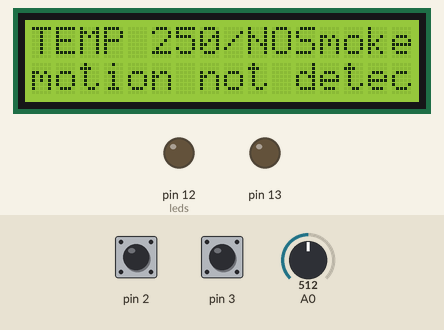
Simulated run of this sketch. Board: Arduino Uno, built with avr-gcc and run on an emulated ATmega328P. Parts: 16×2 character LCD, output pins drawn as LEDs (lit = HIGH). Inputs (shaded band) come from the test bench; at power-on: pin 2 HIGH, pin 3 HIGH, A0 = 512. The modem accepts every AT command (registered, SIM ready, sends succeed) and sends nothing else; what the sketch prints to the serial monitor is not drawn.

Above: at 17.1 s.
17.2 s: pin 2 pulled LOW for 0.15 s
At 19.2 s:
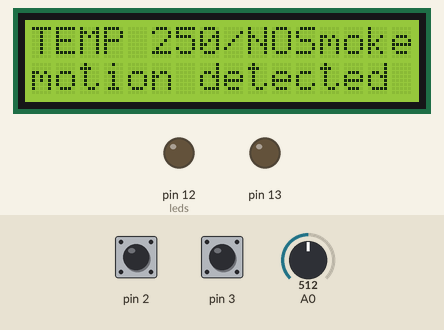
20.3 s: pin 3 pulled LOW for 3.2 s
At 23.5 s:
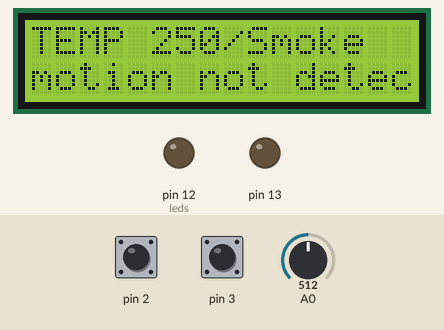
25.5 s: A0 set to 716
At 28.4 s:
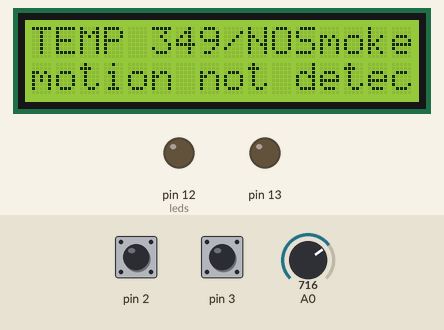
28.5 s: pin 2 pulled LOW for 1 s
At 30.8 s:
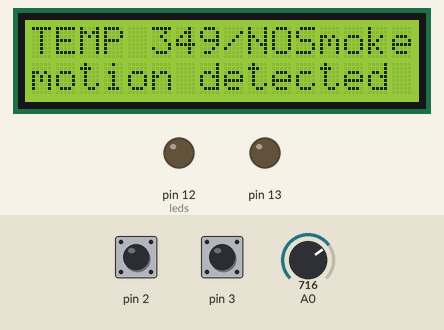
32.5 s: A0 set to 900
35.5 s: pin 3 pulled LOW for 1 s
At 36.6 s:
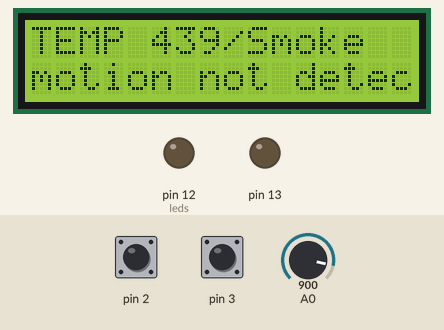
Timing chart, 0 to 38.5 s (numbered marks = the images above; inputs shaded):
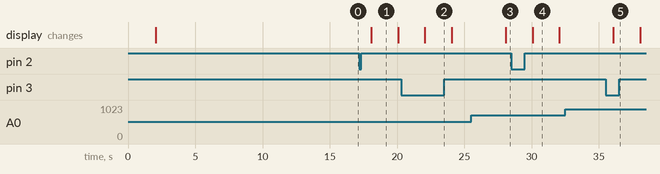

The sketch:

1_Code_in_Arduino_IDE.ino
```cpp
#include <LiquidCrystal.h>
#include <avr/io.h>
#include <avr/interrupt.h>
#include <SoftwareSerial.h>
#define buad 115200
SoftwareSerial ESP01(11, 10);
bool TempFlagWebPage = false;
char* LCD_INFO_PIR;
char* LCD_INFO_Smoke;
bool PIR_Flag_Detection = false;
bool Smoke_Flag_Detecton = false;
// Initialize the library with the numbers of the interface pins
LiquidCrystal lcd(8, 9, 4, 5, 6, 7);
void Timer0_Delay1ms() {
  TCCR0A |= (1 << WGM01);  // CTC
  TCCR0B |= 0x03;          //64 prescale
  OCR0A = 250;
  while ((TIFR0 & (1 << OCF0A)) == 0)
    ;
  TCCR0B = 0;
  TIFR0 = (1 << OCF0A);
}

bool Timer0_Delay_ms(int ms) {
  for (int i = 0; i < ms; i++) {
    Timer0_Delay1ms();
  }
  return true;
}


void Timer1_Init_Interrupt() {
  // Set up Timer 1 to generate an interrupt every 2 seconds
  cli();       // Disable interrupts . 34an kant btr34
  TCCR1A = 0;  // Set Timer 1 to normal mode
  TCCR1B = 0;  // Clear Timer 1 prescaler settings
  OCR1AH = 0x7A;
  OCR1AL = 0x12;                        // Set Timer 1 compare match value to 2 seconds
  TCCR1B |= (1 << WGM12);               // Set Timer 1 to CTC mode
  TCCR1B |= (1 << CS12) | (1 << CS10);  // Set Timer 1 prescaler to 1024
  TIMSK1 |= (1 << OCIE1A);              // Enable Timer 1 interrupt
  sei();                                // Enable interrupts
}

ISR(TIMER1_COMPA_vect)  // Timer 1 Compare Match A ISR
{
  LCD_Output(PIR_READ_LCD(), Analog_Read(0), Smoke_READ_LCD());
  PIR_Flag_Detection = false;
}


char* PIR_READ_LCD() {
  if (PIR_Flag_Detection) {
    LCD_INFO_PIR = "motion detected";
  } else {
    LCD_INFO_PIR = "motion not detected";
  }
  return LCD_INFO_PIR;
}
char* Smoke_READ_LCD() {
  if (Smoke_Flag_Detecton) {
    LCD_INFO_Smoke = "Smoke";
  } else {
    LCD_INFO_Smoke = "NOSmoke";
  }
  return LCD_INFO_Smoke;
}

ISR(INT0_vect) {
  PIR_Flag_Detection = true;
}
ISR(INT1_vect) {
  if (Smoke_Flag_Detecton) {
    Smoke_Flag_Detecton = false;
    EICRA |= (1 << ISC11);  //Faling
    EICRA &= 0xFB;          //clear isc10

  } else {
    Smoke_Flag_Detecton = true;
    EICRA |= (1 << ISC11) | (1 << ISC10);  //rising
  }
}

int Analog_Read(uint8_t pin_num) {
  ADMUX |= (1 << REFS0);
  ADCSRA |= (1 << ADPS2) | (1 << ADPS1) | (1 << ADPS0) | (1 << ADEN);  // //enable ADC and adjust clock Division Factor/128
  ADMUX |= pin_num;
  ADCSRA |= (1 << ADSC); // strart conversation
  while (ADCSRA & (1 << ADIF) == 0)
    ;
  float data = ADC;  // ADCH:ADCL
  data = (data * 5000 / 1024) / 10;
  //Serial.println(data);
  return (int)data;
}

void INT0_PIR_init(void) {
  // Configure PD2 (INT0 pin) as input with pull-up resistor enabled
  DDRD &= ~(1 << PD2); //input
  PORTD |= (1 << PD2); //pullup
  // Configure INT0 to trigger on rising edge
  EICRA |= (1 << ISC01) | (1 << ISC00);
  // Enable INT0 interrupt
  EIMSK |= (1 << INT0);
}

void INT1_Smoke_init(void) {
  // Configure PD3 (INT1 pin) as input with pull-up resistor enabled
  DDRD &= ~(1 << PD3);
  PORTD |= (1 << PD3);
  // Configure INT1 to trigger on falling edge
  EICRA |= (1 << ISC11);
  // Enable INT1 interrupt
  EIMSK |= (1 << INT1);
}

void LCD_Output(char* pir, int dergree, char* smoke) {
  lcd.begin(16, 2);
  lcd.setCursor(0, 0);
  lcd.print("TEMP");
  lcd.setCursor(5, 0);
  lcd.print(dergree);
  lcd.setCursor(8, 0);
  lcd.print("/");
  lcd.setCursor(9, 0);
  for (int i = 0; i < strlen(smoke); i++) {
    lcd.print(smoke[i]);
  }
  lcd.setCursor(0, 1);
  for (int i = 0; i < strlen(pir); i++) {
    lcd.print(pir[i]);
  }
}

String SendComandESP(String command, int times) {
  bool time = false;
  String response = "";
  ESP01.print(command);
  while (!time) {
    while (ESP01.available()) {
      char c = ESP01.read();
      response += c;
    }

    Serial.print(response);

    time = Timer0_Delay_ms(times);
  }


  return response;
}

void StartESP() {
  // SendComandESP("AT+RST\r\n",1000); //restart
  //SendComandESP("AT+RESTORE\r\n",10000); //reset setting
  SendComandESP("AT+UART_CUR=115200,8,1,0,0\r\n", 1000);
  SendComandESP("AT+CWJAP=\"Galaxy\",\"aaa15900\"\r\n", 5000);
  SendComandESP("AT+CWMODE=1\r\n", 2000);
  SendComandESP("AT+CIFSR\r\n", 2000);
  SendComandESP("AT+CIPMUX=1\r\n", 2000);
  SendComandESP("AT+CIPSERVER=1,80\r\n", 2000);
}

void Wifi_Send() {
  if (ESP01.available()) {
    if (ESP01.find("+IPD,")) {
      Timer0_Delay_ms(500);
      int connectionId = ESP01.read() - 48;
      // Read the request
      String request = "";
      while (ESP01.available()) {
        char c = ESP01.read();
        request += c;
      }
      Serial.println(request);
      // Check if the request is for LED control
      if (request.indexOf("led1_on") != -1) {
        PORTB |= (1 << PB4);
      } else if (request.indexOf("led1_off") != -1) {
        PORTB &= ~(1 << PB4);
      } else if (request.indexOf("led2_on") != -1) {
        PORTB |= (1 << PB5);
      } else if (request.indexOf("led2_off") != -1) {
        PORTB &= ~(1 << PB5);
      }
      if (Analog_Read(0) > 30) {
        TempFlagWebPage = true;
      } else {
        TempFlagWebPage = false;
      }
      // Send the response
      String response = "HTTP/1.1 200 OK\r\n";
      response += "Content-Type: text/html\r\n\r\n";
      response += "<html><head><title>LED Control</title></head><body><h1>Control the LEDs</h1><button onclick=\"sendCommand('led1_on')\">LED 1 On</button><button onclick=\"sendCommand('led1_off')\">LED 1 Off</button><br><br><button onclick=\"sendCommand('led2_on')\">LED 2 On</button><button onclick=\"sendCommand('led2_off')\">LED 2 Off</button><script>function sendCommand(command) {var xhttp = new XMLHttpRequest();xhttp.open('GET', '/'+command, true);xhttp.send();}</script></body></html>";
      if (TempFlagWebPage) {
        response += "<p>Temperature Warning!</p>";
      }
      // Check smoke flag and add warning message if necessary
      if (Smoke_Flag_Detecton) {
        response += "<p>Smoke Warning!</p>";
      }
      String cipSend = "AT+CIPSEND=";
      cipSend += connectionId;
      cipSend += ",";
      cipSend += response.length();
      cipSend += "\r\n";
      SendComandESP(cipSend, 500);
      ESP01.print(response);
      Timer0_Delay_ms(500);
      String closeCommand = "AT+CIPCLOSE=";
      closeCommand += connectionId;  // append connection id
      closeCommand += "\r\n";
      SendComandESP(closeCommand, 1000);
    }
  }
}
void setup() {
  DDRB |= (1 << PB4) | (1 << PB5); // leds output
  Timer1_Init_Interrupt();  //inturrpt timer 2s fixed
  Serial.begin(buad);
  ESP01.begin(buad);
  Timer0_Delay_ms(1000);
  StartESP();
  INT0_PIR_init();    // Initialize INT0 (PIR)
  INT1_Smoke_init();  // Initialize INT1 (Smoke)
}

void loop() {
  Wifi_Send();
}
```

Measured:
- after the input at 17.2 s, the display: changes after 0.87 s (image 1)
- after the input at 20.3 s, the display: changes after 1.8 s (image 2)
- after the input at 25.5 s, the display: changes after 2.6 s (image 3)
- after the input at 28.5 s, the display: changes after 1.6 s (image 4)
- after the input at 32.5 s, every drawn part: stays the same
- after the input at 35.5 s, the display: changes after 0.57 s (image 5)
- what the display in image 1 shows lasts 2.0 s, from 18.1 s to 20.1 s
